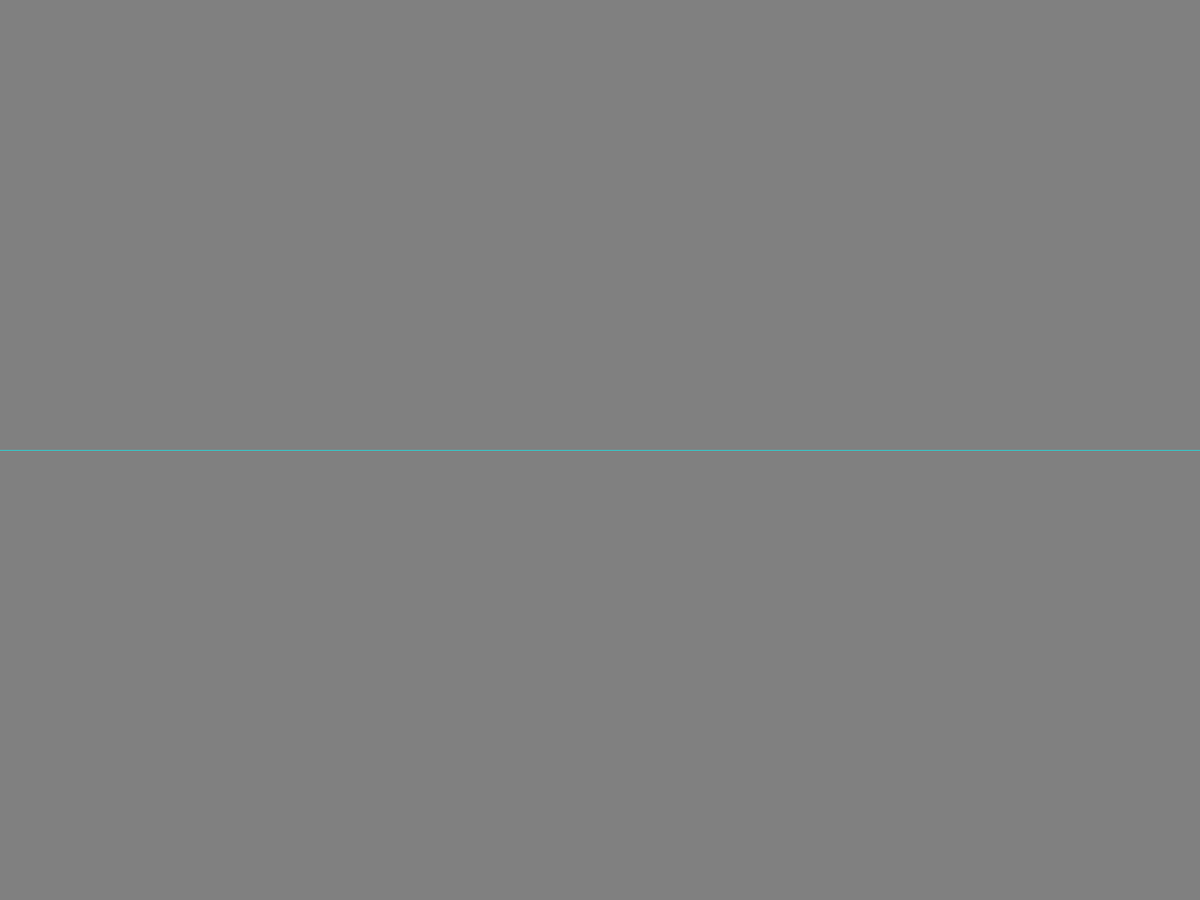
Frame 1 (no input)
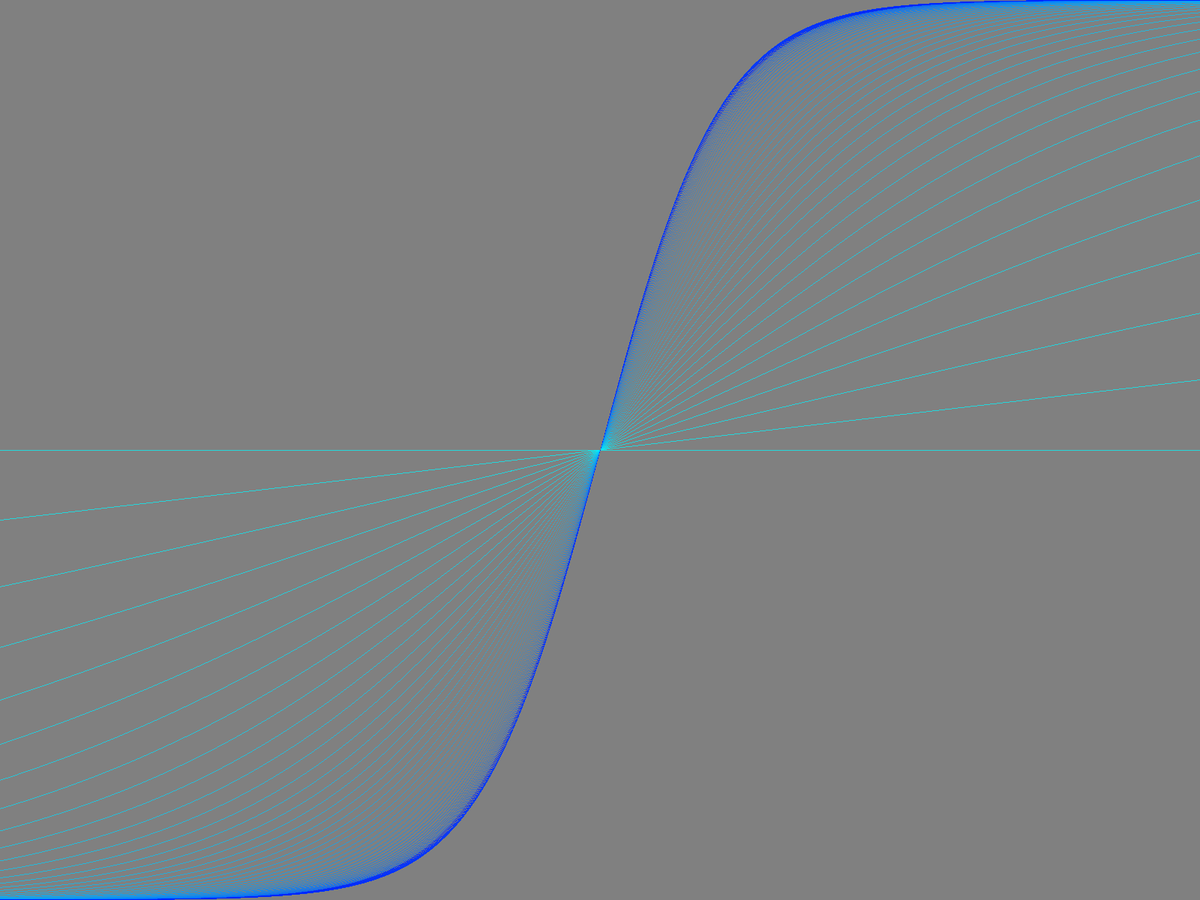
Frame 60 (the mouse pressed at the canvas centre just before this capture)
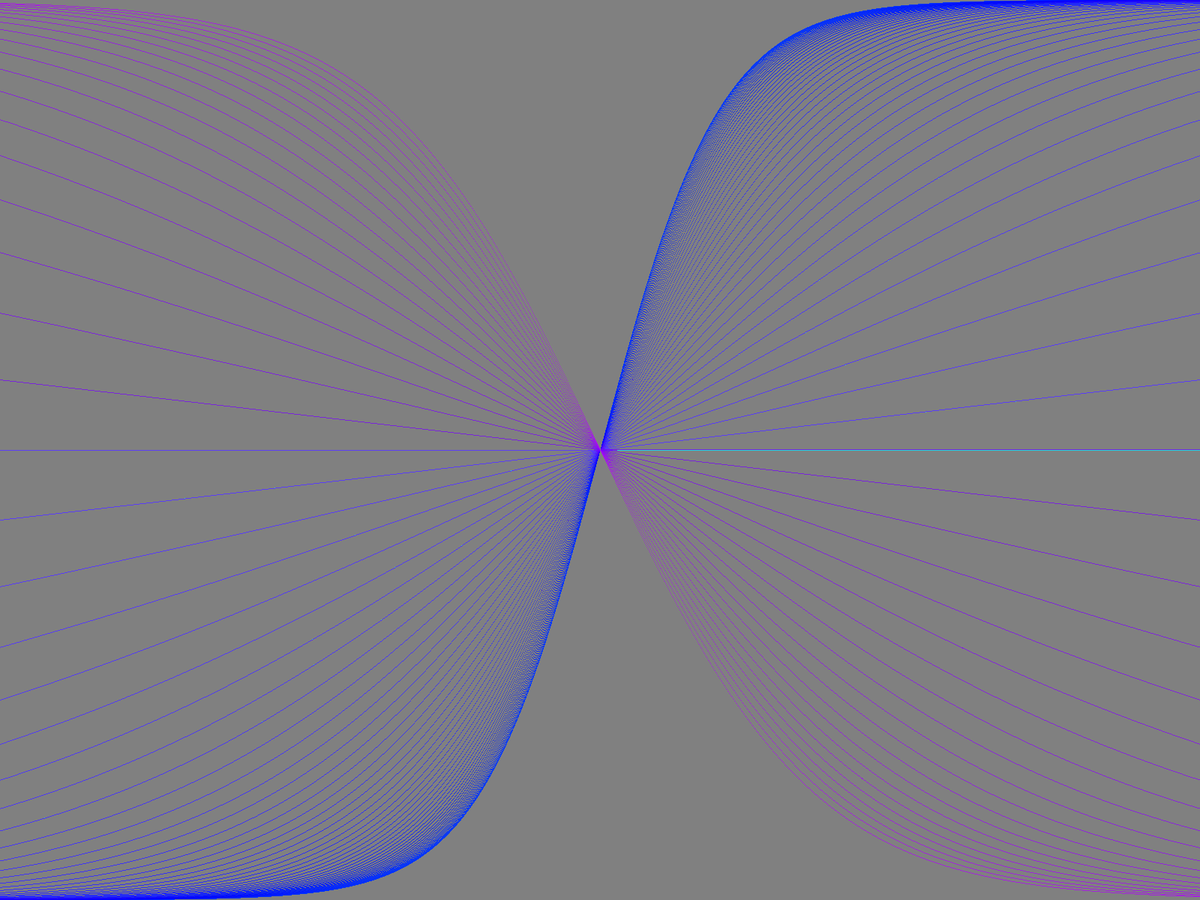
Frame 120 (the mouse held since frame 60 and released just before this capture)

The Processing sketch that drew these frames (run headless with seeded random() and noise(); from frame 60 on, the mouse is pressed at the canvas centre):

// Processing sketch: SigmoidIllustration
// ── SigmoidIllustration.pde
final int input = 5;
final int[] hidden = new int[1];
final int output = 3;
final float lr = .1;
final float step = .005;


float h = 0;
void setup(){
  fullScreen();
  pixelDensity(1);
  colorMode(HSB);
    background(128);

}

void draw(){
  stroke(sin(h) * 128 + 128, 255, 255);
  float m = sin(2 * h * PI) * 10;

  for(int i = 0; i < width; i++){
    float x =  map(i, 0, width, -m, m);
    float y = map(sigmoid(x), 0, 1, height, 0);
  point(i, y);
  }
  h += step;
}

float sigmoid(float x){
  return 1 / (1 + exp(-x));
}
